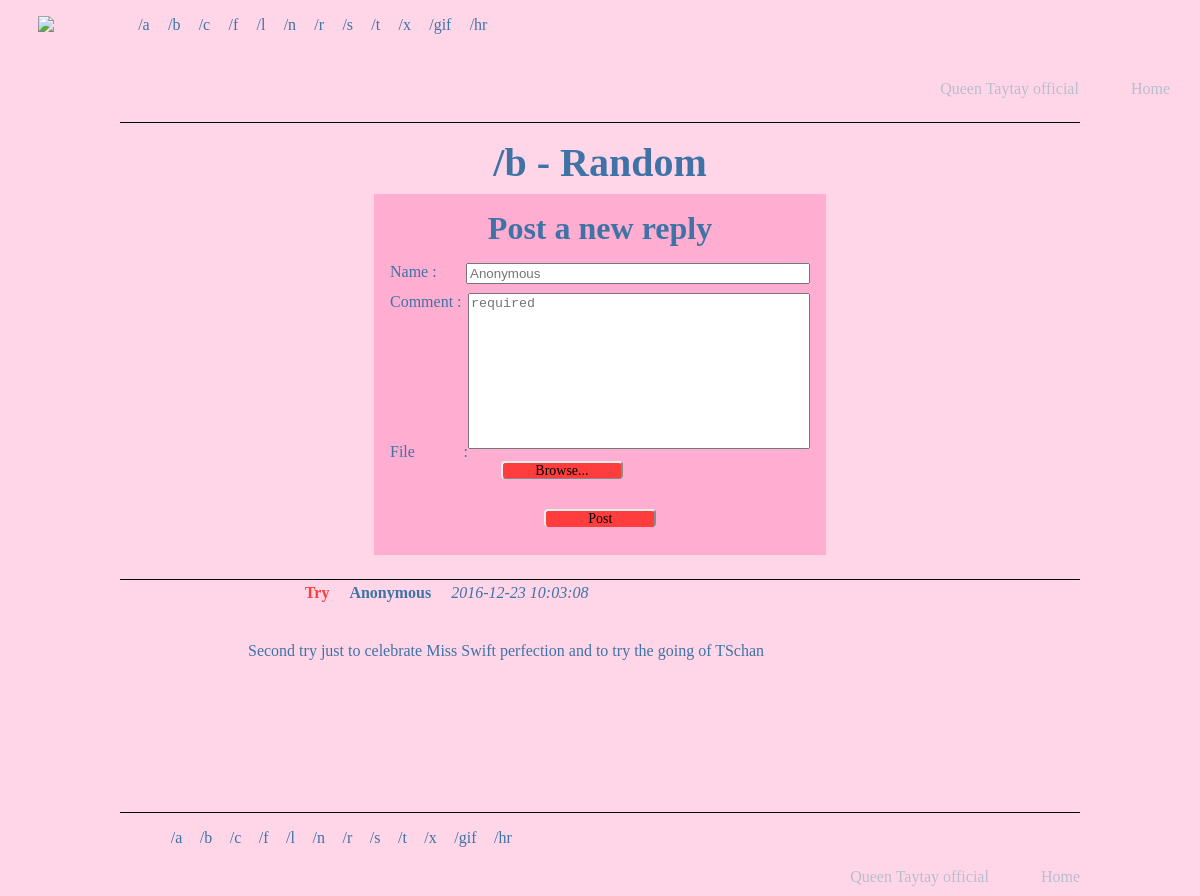
Page /reply.php?id=2 on the committed database.
### tables this page shows
CREATE TABLE `category` (
  `id` int(11) NOT NULL,
  `type` varchar(8) NOT NULL,
  `category` varchar(123) NOT NULL
);

CREATE TABLE `thread` (
  `id` int(11) NOT NULL,
  `category_id` int(11) DEFAULT NULL,
  `title` varchar(63) DEFAULT NULL,
  `name` varchar(42) DEFAULT 'Anonymous',
  `comment` longtext,
  `date` datetime DEFAULT NULL,
  `file` text
);

### connect.php (called while the page is built, shortened)
<?php
function secureGet($array)
{
	foreach ($array as $key => $value)
	{
		$array[$key] = htmlspecialchars($value);
		$array[$key] = htmlentities($value);
	}
	return $array;
};

### reply.php (the view, shortened to what this page needs)
<?php
	$whatForm = 'reply';
	require_once 'connect.php';
	$thread = 'SELECT
	`category_id`,
	`title`,
	`name`,
	`date`,
	`id`,
	`file`,
	`comment`
	FROM
	`thread`
	WHERE
	`id`= :id
	;';
	$getThread = $pdo->prepare($thread);
    $getThread->bindValue(':id', $_GET['id'], PDO::PARAM_INT);
    $getThread->execute();
    $rowThread = $getThread->fetch(PDO::FETCH_ASSOC);
    $rowThread = secureGet($rowThread);
    $title = 'SELECT
    `id`,
	`type`,
	`category`
	FROM
	`category`
	;';
	$stmt = $pdo->prepare($title);
    $stmt->execute();
    $headList = $stmt->fetchAll();
    $getTitle = array();
    foreach ($headList as $key => $value) {
    	if($headList[$key]['id']==$rowThread['category_id'])
    	{
    		array_push($getTitle, $headList[$key]['type'], $headList[$key]['category'], $headList[$key]['id']);
    	}
    }
?>
<!DOCTYPE html>
<html>
<head>
	<link rel="stylesheet" type="text/css" href="styles/tschan.css">
</head>
<body>
	<?php
		require_once('header.php');
		require_once('form.php');
	?>
		<article class="article">
			<div class="op">
				<ul class="info">
					<li><span class="title"><?=$rowThread['title']?></span></li>
					<li><strong><?=$rowThread['name']?></strong></li>
					<li><em><?=$rowThread['date']?></em></li>
				</ul>
				<p>
					<?=$rowThread['comment']?>
				</p>
			</div>
		</article>
	<?php
		require_once('footer.php');
	?>
</body>
</html>

### header.php
<header class="page">
	<a href="index.php"><img src="content/logoSwift.png" class="logo"></a>
	<ul class="headList">
<?php foreach ($headList as $key => $value): ?>
		<li class="navList" title="<?=$headList[$key]['category']?>"><a href="thread.php?id=<?=$headList[$key]['id']?>">/<?=$headList[$key]['type']?></a></li>
<?php endforeach; ?>
	</ul>
	<nav class="headNav">
		<a href="http://www.taylorswift.com">Queen Taytay official</a>
		<a href="index.php">Home</a>
	</nav>
</header>

### form.php (shortened to what this page needs)
<main>
	<div class="thForm">
<?php
	if (isset($_GET['id'])):
?>
	<h2>/<?=$getTitle['0']?> - <?=$getTitle['1']?></h2>
		<h3 id="formTitle">Post a new <?=$whatForm?></h3>
		<form id="dropper" class="newThread" method="post" enctype="multipart/form-data">
			<div class="formLine">
				<span class="what">Name :</span>
				<input class="formContent" type="text" name="name" placeholder="Anonymous">
			</div>
			<div class="textarea">
				<span class="what">Comment :</span>
				<textarea class="formContent" name="comment" maxlength="4208" rows="10" placeholder="required" selectionDirection="none" required="required"></textarea>
			</div>
			<div class="formLine">
				<span class="what">File :</span>
				<label for="file" class="browse">Browse...</label>
			</div>
			<div class="formLine">
			</div>
			<div class="formLine">
				<label id="button" class="post">Post</label>
			</div>
		</form>
	</div>
<?php
	endif;
?>

### footer.php
</main>
<footer>
	<ul class="footList">
<?php foreach ($headList as $key => $value): ?>
		<li class="navList" title="<?=$headList[$key]['category']?>"><a href="thread.php?id=<?=$headList[$key]['id']?>">/<?=$headList[$key]['type']?></a></li>
<?php endforeach; ?>
	</ul>
	<nav class="footNav">
		<a href="http://www.taylorswift.com">Queen Taytay official</a>
		<a href="index.php">Home</a>
	</nav>
</footer>

### styles/tschan.css (style rules this page uses)
body { background-color: #FFD6E8; margin: 0; font-size: 1em; color: #3F73A5; }
ul { list-style: none; }
li a { color: #3F73A5; }
a { text-decoration: none; color: #B8BECC; }
.navList { margin-left: 8px; }
.page { width: 95%; max-height: 84px; margin: 0 auto; }
.logo { height: 84px; float: left; margin-left: 8px; }
.headList { margin-left: 5%; margin-bottom: 5px; max-height: 100%; }
.headList li { display: inline; padding: 0.3%; }
.headNav { float: right; display: inline; margin-top: 2.56em; }
.headNav a { margin-left: 3em; font-size: 1em; }
.formLine .post { display: flex; width: 8%; margin: 0 auto; padding-left: 42px; background-color: #FF3D3D; border-radius: 4px; text-align: center; }
.browse, .post { -moz-box-shadow:inset 0px 39px 0px -24px #FF3D3D; -webkit-box-shadow:inset 0px 39px 0px -24px #FF3D3D; box-shadow:inset 0px 39px 0px -24px #FF3D3D; background-color: #8A8A8A; -moz-border-radius:4px; -webkit-border-radius:4px; border-radius:4px; border-top: 2px solid #EFEFEF; border-left: 2px solid #EFEFEF; border-right: 2px solid #8A8A8A; display:inline-block; cursor:pointer; color:black; font-family: Lucida ; font-size:14px; padding: 0 32px; margin-left: 26.5%; }
h2 { display: block; width: 500px; margin: 0 auto; text-align: center; font-size: 2.5em; padding-top: 8px; padding-bottom: 8px; }
h3 { display: block; max-width: 452px; margin: 0 auto; background-color: #ffadd1; text-align: center; padding-top: 16px; font-size: 2em; }
.thForm { max-width: 80%; margin: 0 auto; margin-top: 88px; border-top: 1px solid black; text-align: justify; padding-top: 8px; padding-bottom: 8px; }
.newThread { padding: 16px; max-width: 420px; height: auto; margin: 0 auto; background-color: #ffadd1; }
.newThread input, .newThread textarea { width: 80%; float: right; resize: none; }
.newThread .formLine { display: block; min-height: 30px; }
.newThread .textarea { display: block; height: 150px; }
.what { height: 100%; }
.op { min-height: 100%; margin-bottom: 42px; }
ul.info { width: 69%; padding-top: 4px; margin-bottom: 0px; margin: 0 auto; }
.info li { display: inline; margin-left: 1em; }
.title { color: #FF3D3D; font-weight: bold; }
.op p { padding-top: 1.5em; padding-left: 8em; }
footer { border-top: 1px solid black; max-width: 80%; margin: 0 auto; }
.footNav { float: right; display: inline; margin-top: 1em; margin-bottom: 10px; }
.footNav a { margin-left: 3em; font-size: 1em; text-decoration: none; color: #B8BECC; }
.footList { margin-bottom: 5px; max-height: 100%; }
.footList li { display: inline; padding: 0.3%; }
.article { max-width: 80%; min-height: 216px; margin: 0 auto; margin-top: 16px; border-top: 1px solid black; padding-bottom: 16px; }

### rows in the picture
category: type "a"
category: type "b", category "Random"
category: type "c"
category: type "f"
category: type "l"
category: type "n"
category: type "r"
category: type "s"
category: type "t"
category: type "x"
category: type "gif"
category: type "hr"
thread: title "Try", name "Anonymous", date "2016-12-23 10:03:08", comment "Second try just to celebrate Miss Swift perfection and to try the going of TSchan"

### other values in the picture
$whatForm "reply"
